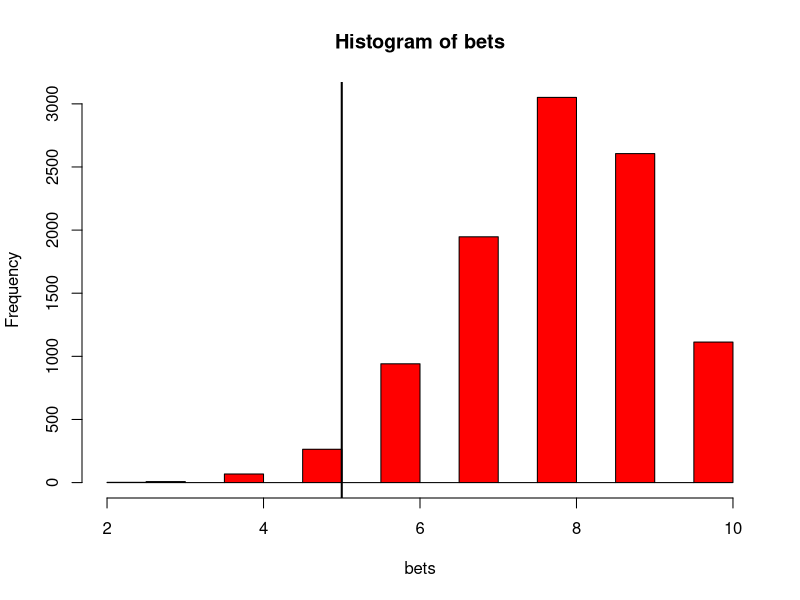
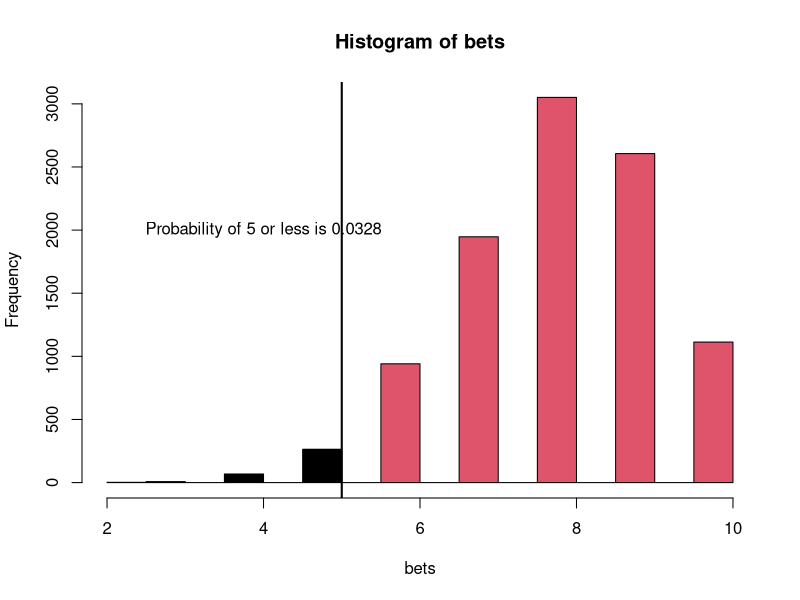

Write the R code that produced these figures, in order.
###
# Jimmy Hickey
# 2019-05-18
# ST501
# Simulation Ideas Using R
###

##
# Ex: Suppose we bet on 10 games and we assume 
# we have an 80% chance of winning each bet placed.
# Define A = { Win 5 bets }.

# Assuming we bet on 10 games and won exactly 5, is it reasonable to assume
# that I have at least 80% chance of winning a bet?

my_seed = 12
set.seed(my_seed)

# True probability of winning
p = 0.8

# Create an examople of 10 bets (1 means win, 0 loss)
# rbinom generates a random binomial value
bet = rbinom(n = 10, size = 1, prob = p)
print(bet)
print(sum(bet))

# or
rbinom(n = 1, size = 10, prob = p)

# repeat 10 bets 100 times
bets = rbinom(n = 100, size = 10, prob = p)
print(bets)

# see how often 5 comes up
(bets == 5)
sum(bets == 5) / 100

# up the number of runs to get more realistic 
bets = rbinom(n = 10000, size = 10, prob = p)
sum(bets==5)/ 10000

# Is our outcome of 5 wins reasonable if we assume an 80% probability of success?
hist(bets, col = "red")

# add line for our observed value
abline(v = 5, lwd = 2)

# color more "extreme" values
h = hist(bets, plot = F)
cuts = cut(h$breaks, c(-Inf, 5, Inf))
plot(h, col = cuts)
abline(v = 5, lwd = 2)
text(4, 2000, paste0("Probability of 5 or less is ",
                        round(pbinom(size =10, prob = p, 5), 4)))
